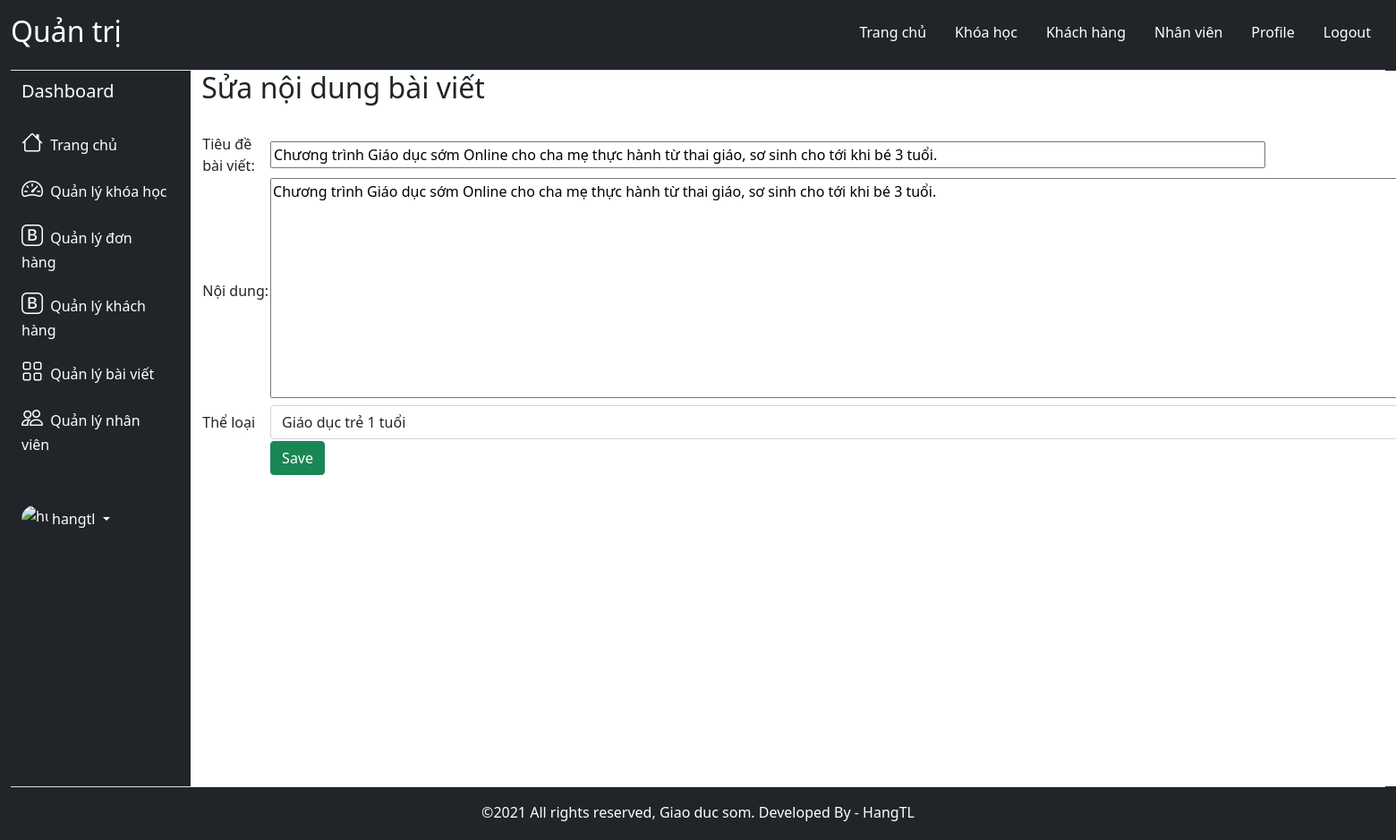
The app's page /admin/editPost.php?myid=1 (signed in) with its own data.
### tables this page shows
CREATE TABLE `tbl_post` (
  `id_post` int(10) UNSIGNED NOT NULL,
  `title` varchar(255) NOT NULL,
  `type` varchar(255) NOT NULL,
  `date_post` date NOT NULL DEFAULT current_timestamp(),
  `image_post` varchar(255) NOT NULL,
  `content` text NOT NULL
);

### admin/editPost.php (the view, shortened to what this page needs)
<?php
    include('connection.php');
    include("templates/header.php");
?>
    <?php
        $id     = $_GET['myid'];
        $sql    = "SELECT * from tbl_post where id_post={$id}";
        $query  = mysqli_query($conn,$sql);
        $row    = mysqli_fetch_assoc($query);
    ?>
            <form method="POST" action="">
            <h2 style="margin-bottom: 30px;">Sửa nội dung bài viết</h2>
                <table>
                    <tr>
                        <td>Tiêu đề bài viết: </td>
                        <td>
                            <input style="width: 1112px;" type="text" name="txtTitle" value="<?php echo $row['title']; ?>">
                        </td>
                    </tr>
                    <tr>
                        <td  nowrap="nowrap">Nội dung: </td>
                        <td><textarea name="txtContent" id="content" rows="10" cols="150"><?php echo $row['content']; ?></textarea></td>
                    </tr>
                    <tr>
                        <td>Thể loại</td>
                        <td>
                            <select  name="txtType" class="form-select" aria-label="Số điện thoại">
                                <?php
                                     $sql = "SELECT DISTINCT type FROM tbl_post";
                                        $result = mysqli_query($conn,$sql);
                                        while($row = mysqli_fetch_array($result)){
                                ?>
                                            <option value="" selected><?php echo $row['type']; ?></option>
                                <?php
                                        }
                                ?>
                            </select>
                        </td>
                    </tr>
                    <tr>
                        <td></td>
                        <td>
                            <input type="submit" name="btnEditPost" value="Save" class="btn btn-success">
                        </td>
                    </tr>
                </table>
            </form>
    </main>
</div>
<?php
    include("templates/footer.php");
?>

### records on screen
tbl_post: txtTitle "Chương trình Giáo dục sớm Online cho cha mẹ thực hành từ thai giáo, sơ sinh cho tới khi bé 3 tuổi.", txtContent "Chương trình Giáo dục sớm Online cho cha mẹ thực hành từ thai giáo, sơ sinh cho tới khi bé 3 tuổi."

### other values on screen
$_SESSION['name'] "hangtl"
form field txtType "Giáo dục trẻ 1 tuổi"
